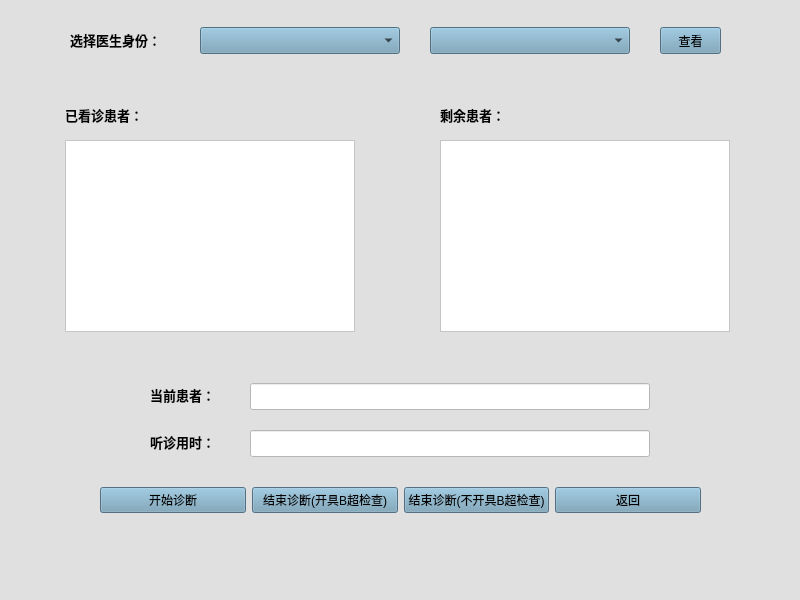
<?xml version="1.0" encoding="UTF-8"?>
<ui version="4.0">
 <class>Doctor</class>
 <widget class="QWidget" name="Doctor">
  <property name="geometry">
   <rect>
    <x>0</x>
    <y>0</y>
    <width>800</width>
    <height>600</height>
   </rect>
  </property>
  <property name="minimumSize">
   <size>
    <width>800</width>
    <height>600</height>
   </size>
  </property>
  <property name="maximumSize">
   <size>
    <width>800</width>
    <height>600</height>
   </size>
  </property>
  <property name="windowTitle">
   <string>Form</string>
  </property>
  <property name="styleSheet">
   <string notr="true">background-color:rgb(224,224,224);</string>
  </property>
  <widget class="QLabel" name="label">
   <property name="geometry">
    <rect>
     <x>50</x>
     <y>20</y>
     <width>131</width>
     <height>41</height>
    </rect>
   </property>
   <property name="styleSheet">
    <string notr="true">background-color:rgb(224,224,224);
color:rgb(0,0,0);</string>
   </property>
   <property name="text">
    <string>&lt;html&gt;&lt;head/&gt;&lt;body&gt;&lt;p align=&quot;center&quot;&gt;&lt;span style=&quot; font-size:10pt; font-weight:700;&quot;&gt;选择医生身份：&lt;/span&gt;&lt;/p&gt;&lt;/body&gt;&lt;/html&gt;</string>
   </property>
  </widget>
  <widget class="QComboBox" name="DepartmentComboBox">
   <property name="geometry">
    <rect>
     <x>200</x>
     <y>27</y>
     <width>200</width>
     <height>27</height>
    </rect>
   </property>
   <property name="styleSheet">
    <string notr="true">background-color:rgb(113,157,182);
color:rgb(0,0,0);</string>
   </property>
  </widget>
  <widget class="QComboBox" name="DoctorComboBox">
   <property name="geometry">
    <rect>
     <x>430</x>
     <y>27</y>
     <width>200</width>
     <height>27</height>
    </rect>
   </property>
   <property name="styleSheet">
    <string notr="true">background-color:rgb(113,157,182);
color:rgb(0,0,0);</string>
   </property>
  </widget>
  <widget class="QListView" name="PreviousPatientListView">
   <property name="geometry">
    <rect>
     <x>65</x>
     <y>140</y>
     <width>290</width>
     <height>192</height>
    </rect>
   </property>
   <property name="styleSheet">
    <string notr="true">background-color:rgb(255,255,255);
color:rgb(0,0,0);</string>
   </property>
  </widget>
  <widget class="QLabel" name="label_2">
   <property name="geometry">
    <rect>
     <x>65</x>
     <y>100</y>
     <width>101</width>
     <height>31</height>
    </rect>
   </property>
   <property name="styleSheet">
    <string notr="true">background-color:rgb(224,224,224);
color:rgb(0,0,0);</string>
   </property>
   <property name="text">
    <string>&lt;html&gt;&lt;head/&gt;&lt;body&gt;&lt;p&gt;&lt;span style=&quot; font-size:10pt; font-weight:700;&quot;&gt;已看诊患者：&lt;/span&gt;&lt;/p&gt;&lt;/body&gt;&lt;/html&gt;</string>
   </property>
  </widget>
  <widget class="QLabel" name="label_3">
   <property name="geometry">
    <rect>
     <x>440</x>
     <y>100</y>
     <width>101</width>
     <height>31</height>
    </rect>
   </property>
   <property name="styleSheet">
    <string notr="true">background-color:rgb(224,224,224);
color:rgb(0,0,0);</string>
   </property>
   <property name="text">
    <string>&lt;html&gt;&lt;head/&gt;&lt;body&gt;&lt;p&gt;&lt;span style=&quot; font-size:10pt; font-weight:700;&quot;&gt;剩余患者：&lt;/span&gt;&lt;/p&gt;&lt;/body&gt;&lt;/html&gt;</string>
   </property>
  </widget>
  <widget class="QListView" name="NextPatientListView">
   <property name="geometry">
    <rect>
     <x>440</x>
     <y>140</y>
     <width>290</width>
     <height>192</height>
    </rect>
   </property>
   <property name="styleSheet">
    <string notr="true">background-color:rgb(255,255,255);
color:rgb(0,0,0);</string>
   </property>
  </widget>
  <widget class="QLabel" name="label_4">
   <property name="geometry">
    <rect>
     <x>150</x>
     <y>380</y>
     <width>81</width>
     <height>31</height>
    </rect>
   </property>
   <property name="styleSheet">
    <string notr="true">background-color:rgb(224,224,224);
color:rgb(0,0,0);</string>
   </property>
   <property name="text">
    <string>&lt;html&gt;&lt;head/&gt;&lt;body&gt;&lt;p&gt;&lt;span style=&quot; font-size:10pt; font-weight:700;&quot;&gt;当前患者：&lt;/span&gt;&lt;/p&gt;&lt;/body&gt;&lt;/html&gt;</string>
   </property>
  </widget>
  <widget class="QLineEdit" name="PatientNameLineEdit">
   <property name="geometry">
    <rect>
     <x>250</x>
     <y>383</y>
     <width>400</width>
     <height>27</height>
    </rect>
   </property>
   <property name="styleSheet">
    <string notr="true">background-color:rgb(255,255,255);
color:rgb(0,0,0);</string>
   </property>
  </widget>
  <widget class="QWidget" name="horizontalLayoutWidget">
   <property name="geometry">
    <rect>
     <x>100</x>
     <y>460</y>
     <width>601</width>
     <height>80</height>
    </rect>
   </property>
   <layout class="QHBoxLayout" name="horizontalLayout">
    <item>
     <widget class="QPushButton" name="StartPushButton">
      <property name="styleSheet">
       <string notr="true">background-color:rgb(113,157,182);
color:rgb(0,0,0);</string>
      </property>
      <property name="text">
       <string>开始诊断</string>
      </property>
     </widget>
    </item>
    <item>
     <widget class="QPushButton" name="BPushButton">
      <property name="styleSheet">
       <string notr="true">background-color:rgb(113,157,182);
color:rgb(0,0,0);</string>
      </property>
      <property name="text">
       <string>结束诊断(开具B超检查)</string>
      </property>
     </widget>
    </item>
    <item>
     <widget class="QPushButton" name="NBPushButton">
      <property name="styleSheet">
       <string notr="true">background-color:rgb(113,157,182);
color:rgb(0,0,0);</string>
      </property>
      <property name="text">
       <string>结束诊断(不开具B超检查)</string>
      </property>
     </widget>
    </item>
    <item>
     <widget class="QPushButton" name="PushButton">
      <property name="styleSheet">
       <string notr="true">background-color:rgb(113,157,182);
color:rgb(0,0,0);</string>
      </property>
      <property name="text">
       <string>返回</string>
      </property>
     </widget>
    </item>
   </layout>
  </widget>
  <widget class="QLabel" name="label_5">
   <property name="geometry">
    <rect>
     <x>150</x>
     <y>427</y>
     <width>81</width>
     <height>31</height>
    </rect>
   </property>
   <property name="styleSheet">
    <string notr="true">background-color:rgb(224,224,224);
color:rgb(0,0,0);</string>
   </property>
   <property name="text">
    <string>&lt;html&gt;&lt;head/&gt;&lt;body&gt;&lt;p&gt;&lt;span style=&quot; font-size:10pt; font-weight:700;&quot;&gt;听诊用时：&lt;/span&gt;&lt;/p&gt;&lt;/body&gt;&lt;/html&gt;</string>
   </property>
  </widget>
  <widget class="QLineEdit" name="TimeLineEdit">
   <property name="geometry">
    <rect>
     <x>250</x>
     <y>430</y>
     <width>400</width>
     <height>27</height>
    </rect>
   </property>
   <property name="styleSheet">
    <string notr="true">background-color:rgb(255,255,255);
color:rgb(0,0,0);</string>
   </property>
  </widget>
  <widget class="QPushButton" name="CheckPushButton">
   <property name="geometry">
    <rect>
     <x>660</x>
     <y>27</y>
     <width>61</width>
     <height>27</height>
    </rect>
   </property>
   <property name="styleSheet">
    <string notr="true">background-color:rgb(113,157,182);
color:rgb(0,0,0);</string>
   </property>
   <property name="text">
    <string>查看</string>
   </property>
  </widget>
 </widget>
 <resources/>
 <connections/>
</ui>
